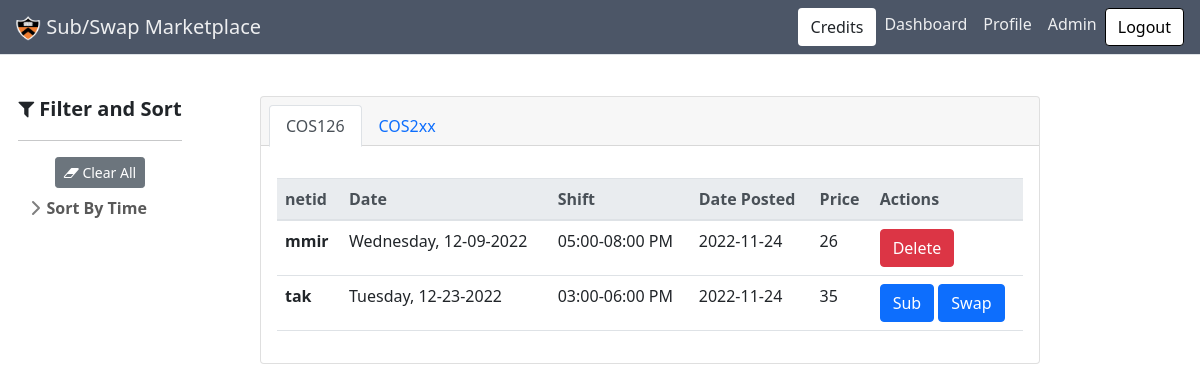
The page /dashboard (signed in) on the database its author committed.
### subapp/models.py (models this page shows, shortened)
class Request(db.Model):
    id = db.Column(db.Integer, primary_key=True)
    swap = db.Column(db.Boolean, default=False, nullable=False)
    base_price = db.Column(db.Integer, nullable=False)
    accepted = db.Column(db.Boolean, default=False, nullable=False)
    bonus = db.Column(db.Integer, nullable=False, default=0)
    subsidy = db.Column(db.Integer, default=0)
    date_posted = db.Column(db.DateTime, nullable=False,
                            default=datetime.utcnow)
    date_requested = db.Column(db.DateTime, nullable=False)
    date_accepted = db.Column(db.DateTime)
    posted_by = db.relationship(
        "User", secondary=a_posted_requests, back_populates='posted_requests')
    accepted_by = db.relationship(
        "User", secondary=a_accepted_requests, back_populates='accepted_requests')
    shift = db.relationship(
        "Shift", secondary=a_requested_shifts, back_populates="requests")
    def get_price(self):
        return self.base_price + self.bonus
    def get_course(self):
        return self.shift[0].course

class User(db.Model, UserMixin):
    id = db.Column(db.Integer, primary_key=True)
    netid = db.Column(db.String(120), unique=True, nullable=False)
    balance = db.Column(db.Integer, default=0)
    role = db.Column(db.String(120), default="user")
    sub = db.Column(db.Boolean, default=False, nullable=False)
    posted_requests = db.relationship(
        "Request", secondary=a_posted_requests, back_populates='posted_by')
    accepted_requests = db.relationship(
        "Request", secondary=a_accepted_requests, back_populates='accepted_by')
    schedule = db.relationship(
        "Shift", secondary=a_assigned_shifts, back_populates='staff')

class Shift(db.Model):
    id = db.Column(db.Integer, primary_key=True)
    day = db.Column(db.String(10), nullable=False)
    start = db.Column(db.Time, nullable=False)
    end = db.Column(db.Time, nullable=False)
    course = db.Column(db.String(120), nullable=False)
    staff = db.relationship(
        "User", secondary=a_assigned_shifts, back_populates="schedule")
    requests = db.relationship(
        "Request", secondary=a_requested_shifts, back_populates="shift")

### subapp/main/routes.py (the view)
@main.route("/dashboard", methods=['GET', 'PUT'])
@login_required
def dashboard():
    active_requests = Request.query.filter(
        Request.accepted == False).all()
    requests = {}
    for course in COURSES:
        requests[course] = [x for x in active_requests if x.get_course()
                            == course]
    html = render_template('main/dashboard.html',
                           requests=requests, current_user=current_user)
    response = make_response(html)
    return response

### subapp/models.py (called while the page is built)
@login_manager.user_loader
def load_user(user_id):
    return User.query.get(int(user_id))

### subapp/main/templates/main/dashboard.html (shortened to what this page needs)
{% extends "main/base.html" %} {% block content %}
<div class="container-fluid">
  <div class="row align-items-start">
    <div class="sticky sidebar_container col-md-2">
      {% with tags_by_category=tags_by_category %} {% include
      "main/sidebar.html" %} {%endwith%}
    </div>
    <div class="col-md-9">
      <section class="py-5">
        <div class="items_container container px-4 px-lg-5">
          <div class="card">
            <div class="card-header">
              <ul class="nav nav-tabs card-header-tabs" id="bologna-list" role="tablist">
                {% for course in requests %}
                  {% if current_user.role in ["Admin", course] %}
                  <li class="nav-item">
                    {% if loop.index == 1%}
                    <a class="nav-link active" href="#{{course|escape}}" role="tab" aria-controls="{{course|escape}}", aria-selected="true">{{course|escape}}</a>
                    {% else %}
                    <a class="nav-link" href="#{{course|escape}}" role="tab" aria-controls="{{course|escape}}", aria-selected="false">{{course|escape}}</a>
                    {% endif %}
                  </li>
                  {% endif %}
                {% endfor %}
              </ul>
            </div>
            <div class="card-body">
              <div class="tab-content mt-3">
                {% for course in requests %}
                  {% if current_user.role in ["Admin", course] %}
                    {% if loop.index == 1 %}
                        <div class="tab-pane active" id="{{course|escape}}" role="tabpanel">
                    {% else %}
                        <div class="tab-pane" id="{{course|escape}}" role="tabpanel" aria-labelledby="{{course|escape}}-tab">
                    {% endif%}
                        <table class="table">
                          <thead class="thead-light">
                            <tr>
                              <th scope="col">netid</th>
                              <th scope="col">Date</th>
                              <th scope="col">Shift</th>
                              <th scope="col">Date Posted</th>
                              <th scope="col">Price</th>
                              <th scope="col">Actions</th>
                            </tr>
                          </thead>
                          <tbody>
                            {% for request in requests[course] %}
                            <tr>
                              <th scope="row">{{request.posted_by[0].netid}}</th>
                              <td>{{request.shift[0].day}}, {{request.date_requested.strftime('%m-%d-%Y')}}</td>
                              <td> {{request.shift[0].start.strftime("%I:%M")}}-{{request.shift[0].end.strftime("%I:%M %p")}}
                              </td>
                              <td>{{ request.date_posted.strftime('%Y-%m-%d') }}</td>
                              <td>{{request.get_price()}} </td>
                              <td>
                                {% if request.posted_by[0] == current_user %}
                                <a href="{{url_for('requests.delete_request', requestid=request.id)}}" class="btn btn-danger"
                                  role="button">Delete</a>
                                {% else %}
                                <a href="{{url_for('requests.sub_request', requestid=request.id)}}" class="btn btn-primary"
                                  role="button">Sub</a>
                                {% if request.swap == True%}
                                <button
                                    type="button"
                                    class="btn btn-primary"
                                    data-bs-toggle="modal"
                                    data-bs-target="#swap{{request.id}}"
                                  >
                                  Swap
                                  </button>
                                {% endif %}
                                {% endif %}
                              </td>
                            </tr>
                            {% endfor %}
                          </tbody>
                        </table>
                      </div>
                  {% endif %}
                {% endfor %}
              </div>
            </div>
          </div>
        </div>
      </section>
    </div>
  </div>
</div>
{% endblock content %}

### subapp/main/static/css/sidebars.css (style rules this page uses)
body { min-height: 100vh; min-height: -webkit-fill-available; }
html { height: -webkit-fill-available; }

### rows shown on the page
Request: netid "mmir", day "Wednesday", date_requested "12-09-2022", start "05:00", end "08:00 PM", date_posted "2022-11-24", get_price "26"
Request: netid "tak", day "Tuesday", date_requested "12-23-2022", start "03:00", end "06:00 PM", date_posted "2022-11-24", get_price "35"

### other values the page prints
{{ course|escape }} "COS126"
{{ course|escape }} "COS2xx"
